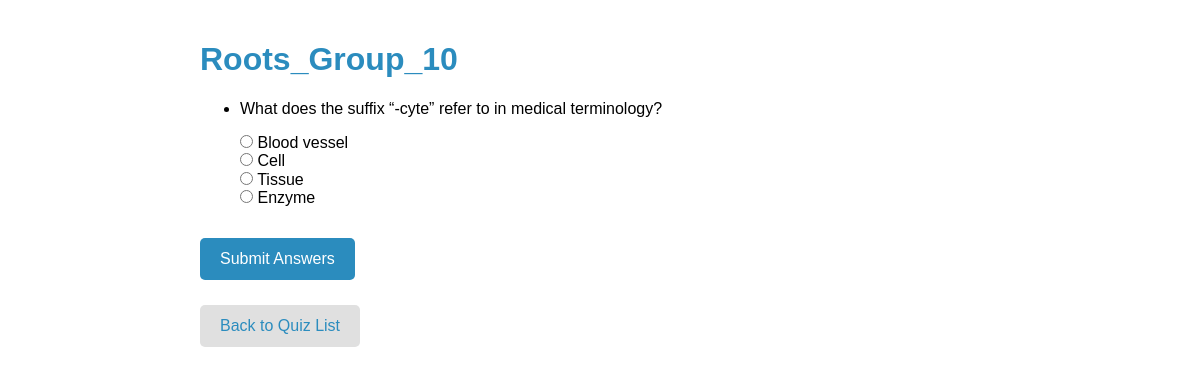
The page /assessments/16/ on the database its author committed.
### assessments/models.py (models this page shows, shortened)
class Quiz(models.Model):
    title = models.CharField(max_length=100)

class Question(models.Model):
    QUESTION_TYPES = [
        ("MCQ", "Multiple Choice"),
        ("FIB", "Fill-in-the-Blank"),
        ("TF", "True/False"),
        ("SA", "Short Answer"),
        ("MQ", "Matching Questions"),
        ("OQ", "Ordering Questions"),
    ]
    quiz = models.ForeignKey(Quiz, on_delete=models.CASCADE)
    question_text = CKEditor5Field(
        config_name="default"
    )  # Changed to CKEditor5Field for rich text
    question_type = models.CharField(max_length=20, choices=QUESTION_TYPES)
    image = models.ImageField(
        upload_to="question_images/", blank=True, null=True
    )  # New field for images

class Option(models.Model):
    question = models.ForeignKey(Question, on_delete=models.CASCADE)
    option_text = models.CharField(max_length=100)
    is_correct = models.BooleanField(default=False)

### assessments/views.py (the view, shortened to what this page needs)
# urls.py: path("<int:quiz_id>/", views.quiz_detail, name="quiz_detail"),
def quiz_detail(request, quiz_id):
    quiz = get_object_or_404(Quiz, id=quiz_id)
    questions = quiz.question_set.all()
    for question in questions:
        question.option_count = question.option_set.count()
    return render(
        request, "assessments/quiz_detail.html", {"quiz": quiz, "questions": questions}
    )

### assessments/templates/assessments/quiz_detail.html (shortened to what this page needs)
{% load static %}
<!DOCTYPE html>
<html lang="en">
  <head>
    <link
      rel="stylesheet"
      href="https://cdnjs.cloudflare.com/ajax/libs/normalize/8.0.1/normalize.min.css"
    />
    <link rel="stylesheet" href="{% static 'css/styles.css' %}" />
  </head>
  <body>
    <h1>{{ quiz.title }}</h1>
    <div id="quiz-form-container">
      <form
        method="post"
        hx-post="{% url 'submit_quiz' quiz.id %}"
        hx-target="#quiz-form-container"
        hx-swap="outerHTML"
        enctype="multipart/form-data"
      >
        <ul>
          {% for question in questions %}
          <li class="question-container">
            <p>{{ question.question_text|safe }}</p>
             {% if question.question_type == "MCQ" %}
            {% for option in question.option_set.all %}
            <label>
              <input
                type="radio"
                name="answer_{{ question.id }}"
                value="{{ option.id }}"
              />
              {{ option.option_text }} </label
            ><br />
            {% endfor %} {% endif %}
          </li>
          {% endfor %}
        </ul>
        <div class="button-container">
          <button type="submit" class="submit-button">Submit Answers</button>
          <a href="{% url 'home' %}" class="back-button">Back to Quiz List</a>
        </div>
      </form>
    </div>
  </body>
</html>

### assessments/templates/assessments/quiz_detail.html (style rules this page uses)
body { font-family: Arial, sans-serif; padding: 20px; max-width: 800px; margin: auto; }
h1 { color: #2b8cbe; }
.question-container { margin-bottom: 20px; }
.submit-button { padding: 12px 20px; background-color: #2b8cbe; color: white; border: none; border-radius: 5px; cursor: pointer; margin-bottom: 10px; }
.back-button { display: inline-block; padding: 12px 20px; background-color: #e0e0e0; color: #2b8cbe; text-decoration: none; border-radius: 5px; text-align: center; }
.button-container { margin-top: 30px; display: flex; flex-direction: column; gap: 15px; align-items: flex-start; }

### rows shown on the page
Quiz: title "Roots_Group_10"
Question: question_text "What does the suffix “-cyte” refer to in medical terminology?"
Option: option_text "Blood vessel"
Option: option_text "Cell"
Option: option_text "Tissue"
Option: option_text "Enzyme"
